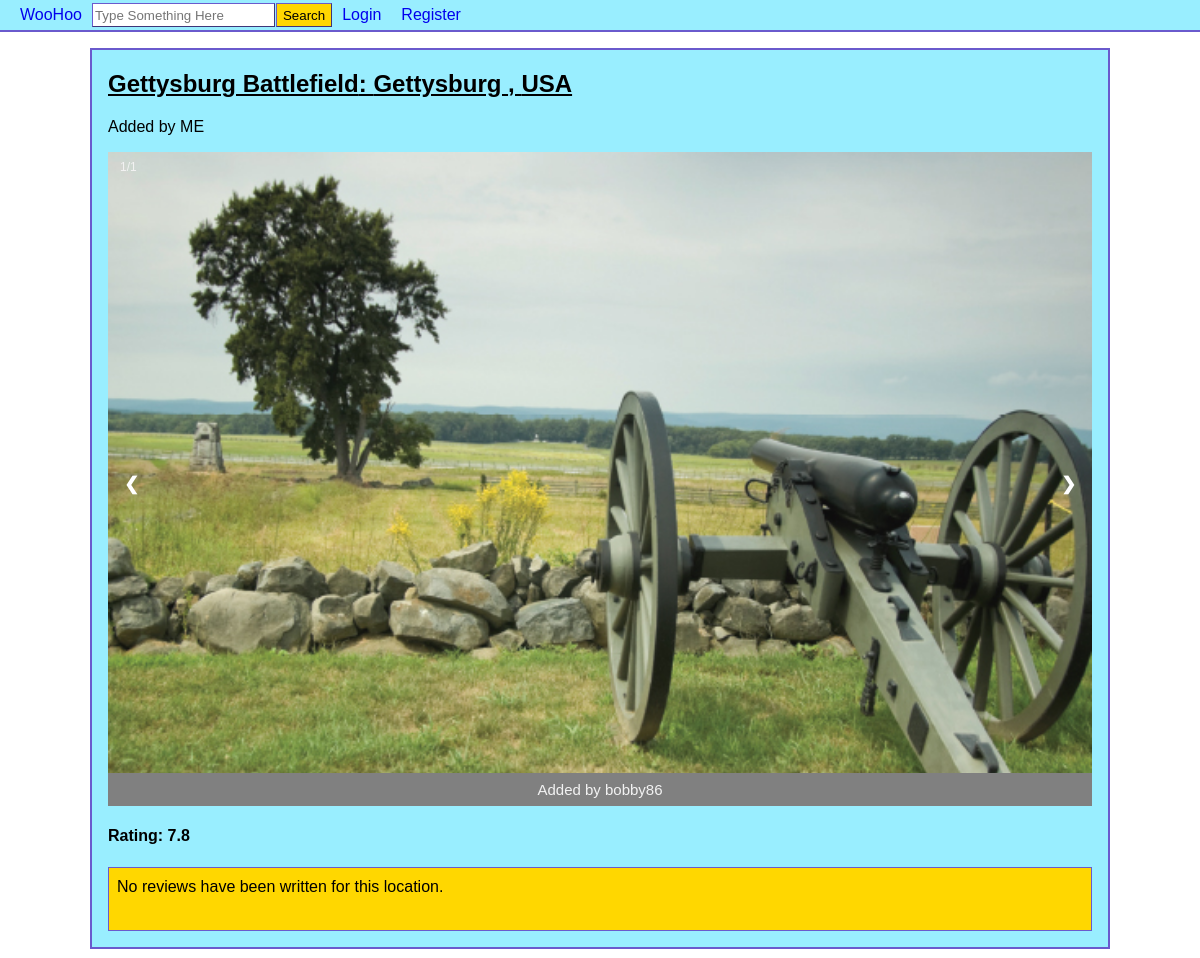
The page /place.php?place=10 on the database as committed earlier.
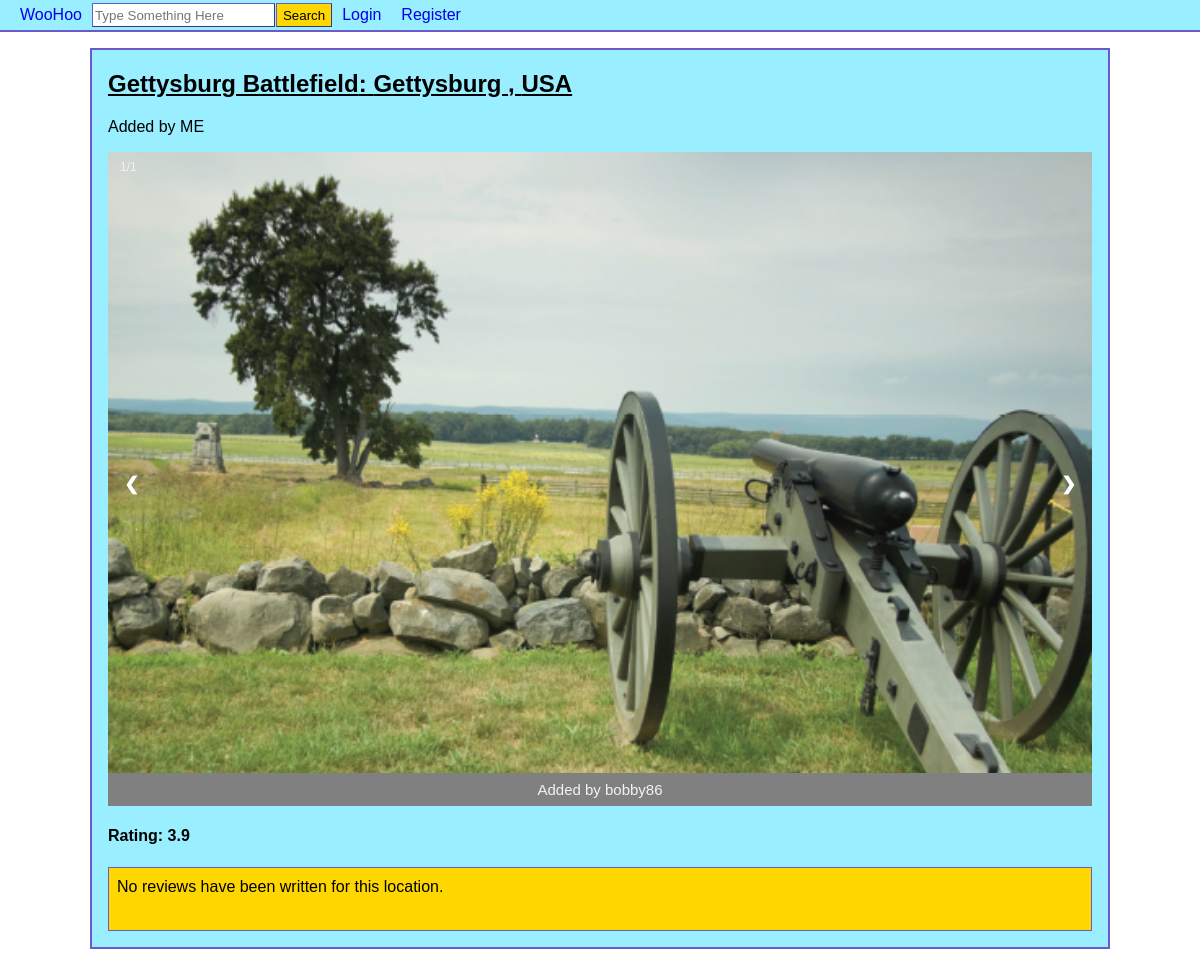
The same page on the database as committed later.
### tables this page shows
CREATE TABLE `places` (
  `placeID` int(11) NOT NULL,
  `placeName` varchar(255) NOT NULL,
  `city` varchar(255) NOT NULL,
  `country` varchar(255) NOT NULL,
  `description` text DEFAULT NULL,
  `reviewScore` decimal(10,1) DEFAULT NULL,
  `userID` int(11) NOT NULL
);

### place.php (the view, shortened to what this page needs)
<?php
require('database.php');
$place = $_GET['place'];
try {
	$placeQ = "SELECT * FROM places WHERE placeID=" . $place;
	$s5 = $db->prepare($placeQ);
	$s5->execute();
	$results = $s5->fetchAll()[0];
} catch (PDOException $ex) {
	if(!isset($_GET['logout'])) {
		throw $ex;
	}
	echo $ex->getMessage();
}
?>
<!DOCTYPE html>
<html>
<head>
<link rel="stylesheet" href="style.css"/>
</head>
<body>
<header>
<?php include('header.php'); ?>
</header>
<div class="center">
<h2 style="text-decoration:underline;"><?php echo $results['placeName']; ?>: <?php echo $results['city']; ?>, <?php echo $results['country']; ?></h2>
<p><?php
$userId = $results['userID'];
$userQ = 'SELECT username FROM users WHERE userID='. $userId .' LIMIT 1';
$s1 = $db->prepare($userQ);
$s1->execute();
$username = $s1->fetchAll()[0];
echo 'Added by '. $username[0];
?></p>
<div class="slideshow-container">
<?php
$imgQ = "SELECT image, userID FROM pictures WHERE placeID=" . $results['placeID'];
$s2 = $db->prepare($imgQ);
$s2->execute();
$images = $s2->fetchAll();
$numImg = count($images);
$counter=1;
?>
<?php
foreach($images as $img): ?>
<div class="mySlides fade">
<div class="numbertext"><?php echo $counter.'/'.$numImg; ?></div>
<img src="place_imgs/<?php
      $imgPath = $img['image'];
      echo $imgPath;
      ?>" alt="interesting" style="width:100%;">
      <div class="text">
      <?php
      $userQ = 'SELECT username FROM users WHERE userID='. $img['userID'] .' LIMIT 1';
      $s2 = $db->prepare($userQ);
      $s2->execute();
      $username = $s2->fetchAll()[0];
      echo 'Added by '. $username[0];
      ?>
      </div>
</div>
<?php
$counter++;
endforeach;?>
<?php
if(empty($images)){
echo '<img src="place_imgs/default.jpg" alt="interesting" style="display:block;margin:auto;">';
}
else{
echo '
<a class="prev" onclick="plusSlides(-1)">&#10094;</a>
<a class="next" onclick="plusSlides(1)">&#10095;</a>
';
}
?>
</div>
<h4>Rating: <?php
if(!is_null($results['reviewScore'])){
echo $results['reviewScore'];
}
else{
echo 'No ratings yet';
}
?></h4>
<?php include('review.php'); ?>
</div>
</body>
</html>

Rows that differ between the two databases and show on the page:
changed places "Gettysburg Battlefield": reviewScore "7.8" → "3.9"
